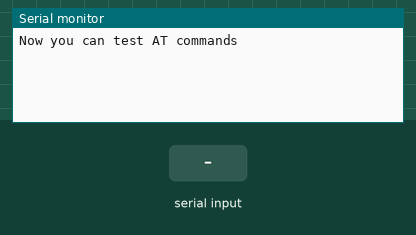
Recording of a sketch running on a simulated Arduino Uno, built with avr-gcc and run on an emulated ATmega328P. On the bench: the last lines printed to the serial monitor. The test bench sets the inputs (shaded band).

Above: at 2.2 s.
2.3 s: "1" received over the second serial link
At 3.5 s:
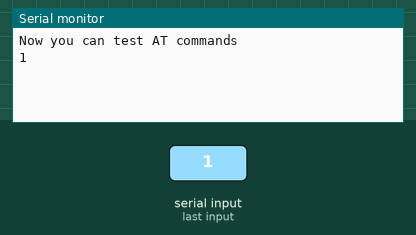
3.8 s: "0" received over the second serial link
At 4.9 s:
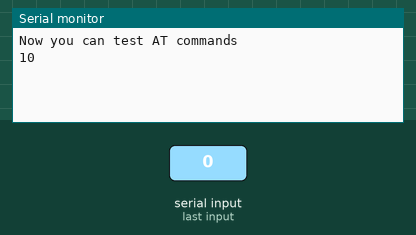

Measured:
- after the input at 2.3 s, the serial monitor: prints a new line at once (image 1)
- after the input at 3.8 s, the serial monitor: prints a new line at once (image 2)

The sketch:

SerialRelay.ino
```cpp
#include <SoftwareSerial.h>

SoftwareSerial mySerial(2, 3);

void setup()
{
  mySerial.begin(9600);               // the GPRS baud rate
  Serial.begin(9600);  // the GPRS baud rate
  delay(1000);
  Serial.println("Now you can test AT commands");
}

void loop()
{
  if (mySerial.available())
    Serial.write(mySerial.read());
  if (Serial.available())
    mySerial.write(Serial.read());

}
```
